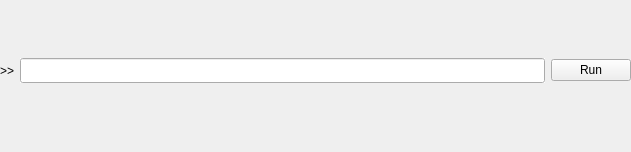
<?xml version="1.0" encoding="UTF-8"?>
<ui version="4.0">
 <class>Form</class>
 <widget class="QWidget" name="Form">
  <property name="geometry">
   <rect>
    <x>0</x>
    <y>0</y>
    <width>631</width>
    <height>152</height>
   </rect>
  </property>
  <property name="sizePolicy">
   <sizepolicy hsizetype="Expanding" vsizetype="Fixed">
    <horstretch>0</horstretch>
    <verstretch>0</verstretch>
   </sizepolicy>
  </property>
  <property name="windowTitle">
   <string>Form</string>
  </property>
  <layout class="QVBoxLayout" name="verticalLayout">
   <property name="leftMargin">
    <number>0</number>
   </property>
   <property name="topMargin">
    <number>0</number>
   </property>
   <property name="rightMargin">
    <number>0</number>
   </property>
   <item>
    <widget class="QFrame" name="inputFrame">
     <property name="sizePolicy">
      <sizepolicy hsizetype="Preferred" vsizetype="MinimumExpanding">
       <horstretch>0</horstretch>
       <verstretch>0</verstretch>
      </sizepolicy>
     </property>
     <property name="frameShape">
      <enum>QFrame::NoFrame</enum>
     </property>
     <property name="frameShadow">
      <enum>QFrame::Plain</enum>
     </property>
     <layout class="QHBoxLayout" name="horizontalLayout_2">
      <property name="leftMargin">
       <number>0</number>
      </property>
      <property name="topMargin">
       <number>0</number>
      </property>
      <property name="rightMargin">
       <number>0</number>
      </property>
      <property name="bottomMargin">
       <number>0</number>
      </property>
      <item>
       <widget class="QLabel" name="label">
        <property name="text">
         <string>&gt;&gt;</string>
        </property>
        <property name="buddy">
         <cstring>commandInput</cstring>
        </property>
       </widget>
      </item>
      <item>
       <widget class="CommandLineEdit" name="commandInput">
        <property name="sizePolicy">
         <sizepolicy hsizetype="Expanding" vsizetype="Ignored">
          <horstretch>0</horstretch>
          <verstretch>0</verstretch>
         </sizepolicy>
        </property>
        <property name="maximumSize">
         <size>
          <width>16777215</width>
          <height>25</height>
         </size>
        </property>
        <property name="autoFillBackground">
         <bool>true</bool>
        </property>
       </widget>
      </item>
      <item>
       <widget class="QPushButton" name="runBtn">
        <property name="focusPolicy">
         <enum>Qt::TabFocus</enum>
        </property>
        <property name="text">
         <string>Run</string>
        </property>
       </widget>
      </item>
     </layout>
    </widget>
   </item>
  </layout>
 </widget>
 <customwidgets>
  <customwidget>
   <class>CommandLineEdit</class>
   <extends>QLineEdit</extends>
   <header>nicos.clients.flowui.widgets.lineedit.h</header>
  </customwidget>
 </customwidgets>
 <resources>
  <include location="../../../resources/nicos-gui.qrc"/>
 </resources>
 <connections/>
</ui>
